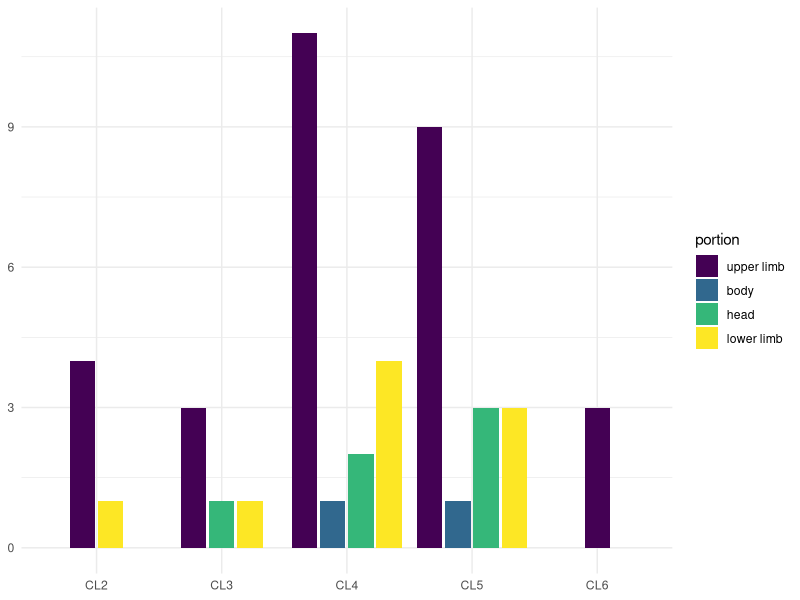
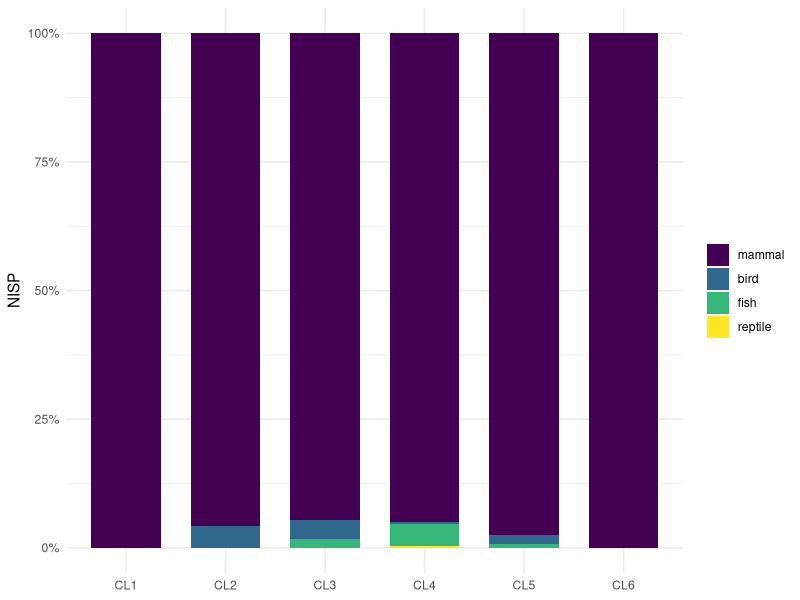
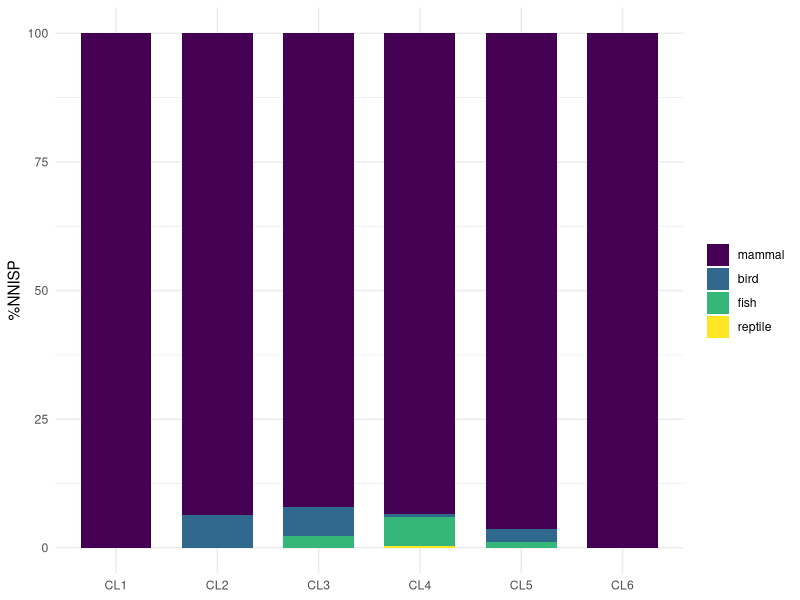
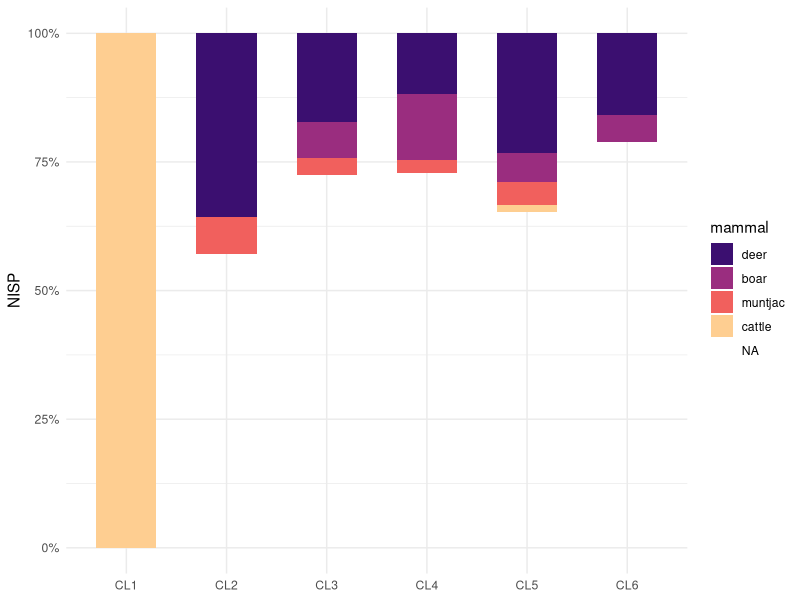
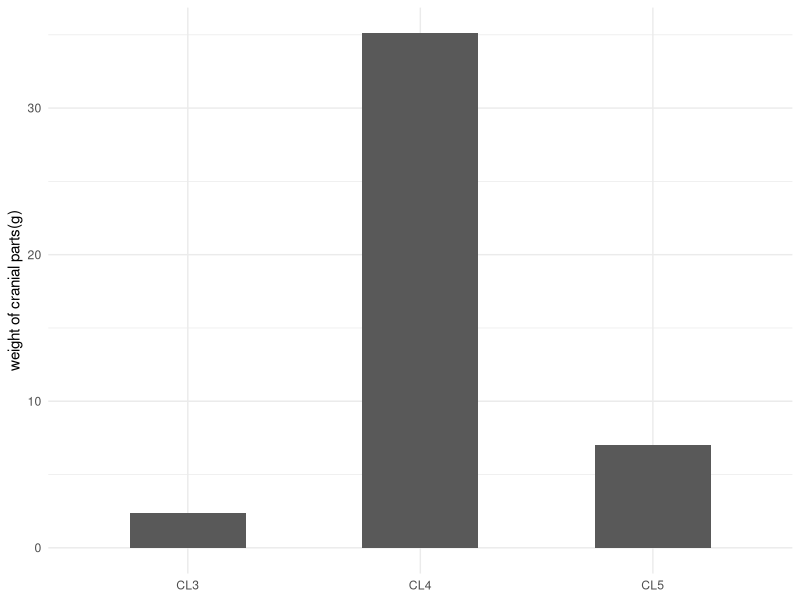

These charts were generated, in order, by the following R code: (Note: this script raises an error after producing the figures.)
library(tidyverse)
# read data
kwl_fauna <- readxl::read_excel(here::here("analysis","data","raw_data","KWL_faunal_P.xlsx"), sheet = 1,
                                col_types = "text")

kwl_fauna_HM <- readxl::read_excel(here::here("analysis","data","raw_data","KWL_faunal_HM.xlsx"), sheet = 1,
                                   col_types = "text")

kwl_fauna_broken <- readxl::read_excel(here::here("analysis","data","raw_data","broken_fauna.xlsx"), sheet = 1,
                                   col_types = "text")

sample_p <- readr::read_csv(here::here("analysis", "data", "raw_data", "kwl-list-of-sampling-squares.csv"))

kwl_chro_6 <- readxl::read_excel(here::here("analysis", "data", "raw_data", "KWL_chronology.xlsx"), sheet = 5)

# tidy chronological data
kwl_chro_tidy_6 <-
  kwl_chro_6 %>%
  mutate(area = str_sub(Pit, 5, 7), Pit = str_sub(Pit, 1, 4)) %>%
  mutate(area = ifelse(area == "", "ABCD", area)) %>%
  mutate(area = sapply(strsplit(area, ""), paste, collapse= ",")) %>%
  separate_rows(area) %>%
  pivot_longer(cols = starts_with("L"), names_to = "layer", values_to = "period") %>%
  mutate(layer = str_sub(layer, 2, 3)) %>%
  mutate(layer = ifelse(nchar(layer) == 1, paste0("0", layer), layer))

# combine faunal data of cultural layers and temporal sequences
fauna_sam <-
  kwl_fauna %>%
  mutate(Pit = paste(context, pit, sep = "")) %>%
  filter(Pit %in% sample_p$the_sq) %>%
  filter(componant == "上文化層" &!layer == "00") %>% #remove sc
  #filter(!str_detect(`總報告類別`, "[[:punct:]]+|[0-9]+")) %>%
  mutate(area = ifelse(is.na(area), "C", area)) %>% # assign an area to the blanks, which won't change the results
  left_join(kwl_chro_tidy_6, by = c("Pit" = "Pit", "layer" = "layer", "area" = "area"))

# combine faunal data of middens and temporal sequences
fauna_H_sam <-
  kwl_fauna_HM %>%
  select(-`空間號`, -`層   位`) %>%
  mutate(Pit = paste("P", pit, sep = "")) %>%
  filter(Pit %in% sample_p$the_sq) %>%
  filter(componant == "上文化層") %>%
  left_join(kwl_chro_tidy_6, by = c("Pit" = "Pit", "layer" = "layer", "area" = "area"))

# combine and tidy data from midden and cultural layers
fauna_combined_context <-
  rbind(fauna_sam, fauna_H_sam) %>% # combine the two datasets
  filter(!`部位/名稱` %in% c("角","犄角","角?")) %>%  #not associated with diet
  filter(!`部位/名稱`== "角基部"|!is.na(`部位/左右`)) %>% # associated with cranial parts
  mutate(`重量(g)` = as.numeric(`重量(g)`)) %>%
  group_by(taxa) %>%
  mutate(`Weight (g)` = sum(`重量(g)`, na.rm = T)) %>%
  ungroup() %>%
  mutate(period = factor(period, levels = c("CL1","CL2","CL3","CL4","CL5","CL6"), order = T)) %>%
  mutate(category = case_when(str_detect(animal, "e deer") ~ "deer", str_detect(animal, "fish") ~ "fish",
                              str_detect(animal, "cattle")|str_detect(animal, "buffalo")~ "cattle",
                              animal == "aves" ~ "bird", TRUE ~ animal)) %>%
  mutate(class = case_when(str_detect(taxa, "muntjac")|str_detect(taxa, "ammal")|str_detect(taxa, "erv")|
                           str_detect(taxa, "Sus")|str_detect(taxa, "Rattus")|str_detect(taxa, "Rusa")|
                           str_detect(taxa, "Bos")|str_detect(taxa, "Bubalus")~ "mammal",
                           str_detect(category, "fish") ~ "fish", str_detect(category, "bird") ~ "bird",
                           TRUE ~ "reptile")) %>%
  mutate(`部位/左右` = case_when(`部位/左右` == "Ｌ" ~ "L", `部位/左右` == "Ｒ" ~ "R", TRUE ~ `部位/左右`)) %>%
  mutate(category = fct_relevel(category, "deer","boar","muntjac","cattle","rat","bird","fish","turtle")) %>%
  mutate(modify = case_when(str_detect(`人為痕跡`, "切")|str_detect(`人為痕跡`, "削")|
                            str_detect(`人為痕跡`, "砍")~ "cutmarks",
                            str_detect(`人為痕跡`, "火")|str_detect(`人為痕跡`, "燒")~ "burn", TRUE ~ "no")) %>%
  filter(is.na(refitted)) # for NISP

# taxa counts
fauna_combined_taxa <-
  fauna_combined_context %>%
  count(taxa, `Weight (g)`) %>%
  mutate(taxa = str_replace(taxa, "cervidae", "cervid")) %>%
  mutate(taxa = case_when(str_detect(taxa, "mm") ~ paste("Unidentified", tolower(taxa), sep =" "),
                          TRUE ~ taxa)) %>%
  mutate(`Common name` = case_when(str_detect(taxa, "Cer") ~ "Sika deer", str_detect(taxa, "Bub") ~ "Water buffalo",
                                   str_detect(taxa, "Rus") ~ "Sambar deer", str_detect(taxa, "Ree") ~ "Muntjac",
                                   str_detect(taxa, "Sus") ~ "Boar", str_detect(taxa, "Bos") ~ "Yellow cattle",
                                   str_detect(taxa, "Rat") ~ "Rat", str_detect(taxa, "Pli") ~ "Catfish",
                                   str_detect(taxa, "Act") ~ "Ray-finned fish", str_detect(taxa, "Tes") ~ "Turtle",
                                   str_detect(taxa, "cervid") ~ "Deer family")) %>%
  mutate(group = case_when(str_detect(`Common name`, "deer") ~ 1, str_detect(`Common name`, "Deer") ~ 2,
                           str_detect(taxa, "Sus") ~ 3, str_detect(taxa, "Bub")|str_detect(taxa, "Bos") ~ 4,
                           str_detect(taxa, "munt") ~ 5, str_detect(taxa, "Rat") ~ 6, str_detect(`Common name`, "fish") ~ 7,
                           str_detect(taxa, "Tes") ~ 8, str_detect(taxa, "Ave") ~ 9, str_detect(taxa, "large m") ~ 10,
                           str_detect(taxa, "medium m") ~ 11, TRUE ~ 12)) %>%
  mutate(`Common name` = as.factor(`Common name`)) %>%
  group_by(group) %>%
  arrange(desc(`Weight (g)`), .by_group = TRUE) %>%
  ungroup () %>%
  rename(Taxon = taxa, NISP = n) %>%
  select(Taxon, `Common name`,  NISP, `Weight (g)`) %>%
  bind_rows(summarise(., across(where(is.numeric), sum), across(where(is.character), ~"Total"))) %>%
  mutate(`Common name`= ifelse(is.na(`Common name`)|`Common name` == "Total", "-", `Common name`))

# calculate MNI
fauna_combined_MNI <-
  fauna_combined_context %>%
  filter(!is.na(`部位/左右`)) %>%
  count(`部位/左右`, category, `部位/名稱`)

################### ubiquity ###################
# calculate the number of units for each cultural layers
kwl_unit_per_period <-
  kwl_chro_6 %>%
  mutate(all = pmap_chr(select(., -Pit, -Grid), ~toString(unique(na.omit(c(...)))))) %>%  # unite and remove duplicates
  mutate(unit = str_extract(Pit, "[A-Z]+[0-9]{3}")) %>%
  distinct(unit, .keep_all = TRUE) %>%
  mutate(CL1 = ifelse(str_detect(all, "CL1"), unit, NA)) %>%
  mutate(CL2 = ifelse(str_detect(all, "CL2"), unit, NA)) %>%
  mutate(CL3 = ifelse(str_detect(all, "CL3"), unit, NA)) %>%
  mutate(CL4 = ifelse(str_detect(all, "CL4"), unit, NA)) %>%
  mutate(CL5 = ifelse(str_detect(all, "CL5"), unit, NA)) %>%
  mutate(CL6 = ifelse(str_detect(all, "CL6"), unit, NA))

# count the units by cultural layers for later join
unit_by_period <-
  data.frame(unit_count = colSums(!is.na(kwl_unit_per_period))) %>%
  slice_tail(n = 6) %>%
  tibble::rownames_to_column("period")

# ubiquity of taxa from the 40 units by temporal sequences
fauna_ubiquity <-
  fauna_combined_context %>%
  select(Pit, layer, category, `重量(g)`, period, taxa) %>%
  count(period, Pit, category) %>%
  count(period, category) %>%
  drop_na(period, category) %>%
  left_join(unit_by_period) %>% # join the unit counts for each period
  mutate(ubiquity = paste(round(n/unit_count *100, 2), "%")) %>%
  select(-n, -unit_count) %>%
  pivot_wider(names_from = period, values_from = ubiquity) %>%
  arrange(category)

################### Taxonomic abundance ###################
# barplot I: classes of vertebrates by period (NISP)
verte_class_barplot <-
  fauna_combined_context %>%
  drop_na(period, class) %>%
  group_by(period) %>%
  mutate(class = factor(class, levels = c("mammal", "bird", "fish", "reptile"), ordered = TRUE)) %>%
  ggplot(aes(x = period, fill = class))+
  geom_bar(position = "fill", width = 0.7) + #position_dodge2(preserve = "single")
  labs(y = "NISP", x = NULL) +
  scale_y_continuous(labels = scales::percent) +
  theme_minimal() +
  theme(legend.title=element_blank())

# barplot II: classes of vertebrates by period (normed NISP across classes)
verte_class_barplot_normed <-
  fauna_combined_context %>%
  count(period, class) %>% #class
  drop_na(period, class) %>%
  mutate(NNISP = case_when(str_detect(class, "mammal") ~ n/205,
                           str_detect(class, "bird") ~ n/130,
                           str_detect(class, "fish") ~ n/150,
                           str_detect(class, "reptile") ~ n/200)) %>%
  mutate(class = factor(class, levels = c("mammal", "bird", "fish", "reptile"), ordered = TRUE)) %>%
  group_by(period) %>%
  summarise(total_per_period = sum(NNISP), across()) %>%
  mutate(`%NNISP` = (NNISP/total_per_period)*100) %>%
  ggplot(aes(x = period, y = `%NNISP`))+
  geom_bar(stat = "identity", aes(fill = class), width = 0.7) +
  labs(y = "%NNISP", x = NULL) +
  theme_minimal() +
  theme(legend.title=element_blank())

# barplot III: relative abundance of mammals by period
library(viridis)
verte_mammal_barplot <-
  fauna_combined_context %>%
  filter(class == "mammal" &!category == "rat") %>%
  drop_na(period, category) %>% # remove category to get absolute abundance
  mutate(category = factor(category, levels = c("deer", "boar", "muntjac", "cattle"), ordered = TRUE)) %>%
  ggplot(aes(x = period, fill = category))+
  geom_bar(position = "fill", width = 0.6) +
  labs(y = "NISP", x = NULL) +
  scale_y_continuous(labels = scales::percent) +
  theme_minimal() +
  scale_fill_viridis_d(option="magma", begin = 0.2, end = 0.9,) +
  guides(fill= guide_legend(title="mammal"))

#ggsave(here::here("analysis", "figures", ".png"), h = 3, w =5, units = "in")

################### Skeletal part ###################
fauna_deer_only <-
  fauna_combined_context %>%
  filter(category %in% c("deer") & !is.na(period))

deer_elements <-
  fauna_deer_only %>%
  filter(!is.na(`部位/名稱`)) %>%
  count(`部位/名稱`) #distinct

fauna_deer_portion <-
  fauna_deer_only %>%
  mutate(portion = case_when(
    `部位/名稱` %in% c("胸椎","腰椎","頸椎","第二頸椎","脊椎","肋骨","薦骨","胸骨") ~ "mid-meaty\n(body)",
    `部位/名稱` %in% c("肩胛骨","肱骨","尺骨","橈骨","脛骨","髖骨","股骨","肱或股骨","上肢骨") ~ "meaty\n(upper limb)",
    `部位/名稱` %in% c("掌骨","掌骨或蹠骨","蹠骨","跗骨","趾骨","腕骨","跟骨","astragalus","第1趾骨","第2趾骨","第3趾骨") ~ "non-meaty\n(lower limb)",
    `部位/名稱` %in% c("上顎骨","上顎及齒","上顎齒","下顎及齒","下顎骨","下顎齒","臼齒","枕骨","頭骨",
                       "顱骨","齒","角基部") ~ "non-meaty\n(cranial parts)"))

weight_head <-
fauna_deer_portion %>%
  mutate(`重量(g)` = as.numeric(`重量(g)`)) %>%
  filter(portion == "non-meaty\n(cranial parts)") %>%
  group_by(period) %>%
  summarise(weight = sum(`重量(g)`, na.rm = T)) %>%
  filter(!is.na(period)) %>%
  ggplot(aes(x= period, y=weight,  width=0.5)) +
  geom_bar(stat="identity")+
  labs(x= NULL, y= "weight of cranial parts(g)") +
  theme_minimal()

deer_portion_plot <-
  fauna_deer_portion %>%
  select(period, portion, animal) %>%
  drop_na() %>%
  count(period, portion) %>%
  mutate(period = factor(period, levels = c("CL1","CL2","CL3","CL4","CL5","CL6"))) %>% #ordered = TRUE
  ggplot(aes(period, n, fill = portion)) + #fill = portion
  geom_bar(stat = "identity",
           position = position_dodge2(preserve = "single"), widtg = 0.6) + #stat = "identity", position = "fill"
  #facet_wrap(~taxa) +
  labs(x = NULL, y = NULL) +
  guides(fill= guide_legend(title="portion"))+
  scale_fill_viridis_d(labels=c('upper limb', 'body', 'head','lower limb'))+
  #scale_fill_discrete(breaks=c("body\n(mid-meaty)", "upper limb\n(meaty)", "lower limb\n(meaty)","cranial elements(none-meaty)")) +
  theme_minimal()

#ggsave(here::here("analysis", "figures", "talk-fauna-2.png"), h = 4, w =4, units = "in")

library(cowplot)
plot_grid(fauna_mammal_barplot, deer_portion_plot,
          labels = c('A', 'B'), rel_widths = c(1.3, 1), label_size = 12)

#ggsave(here::here("analysis", "figures", "talk-fauna.png"), h = 4, w =9, units = "in")

################### fragmentation #######################
# calculate MNE
deer_MNE <-
  fauna_deer_only  %>%
  filter(!is.na(`部位/左右`)&is.na(overlap)) %>% #remove overlapped fragments
  count(period,`部位/左右`,`部位/名稱`,`部位/位置`) %>%
  group_by(period) %>%
  summarise(MNE = sum(n), across())

deer_NISP <-
  fauna_deer_only %>%
  count(period) %>%
  rename(NISP = n)

frag_index <-
  left_join(deer_MNE, deer_NISP) %>%
  mutate(index = MNE/NISP)

# broken bones(all taxa)
fauna_broken <-
  kwl_fauna_broken %>%
  mutate(Pit = paste(context,pit, sep = "")) %>%
  filter(Pit %in% sample_p$the_sq) %>%
  filter(!layer == "00") %>% #remove sc
  mutate(area = ifelse(is.na(section), "A", section)) %>%
  mutate(`重量(g)` = as.numeric(`重量(g)`)) %>%
  left_join(kwl_chro_tidy_6) %>%
         #   by = c("Pit" = "Pit", "layer" = "layer", "area" = "area")) %>%
  group_by(period) %>%
  summarise(weight = sum(`重量(g)`)) %>%
  filter(!is.na(period))

fauna_broken_plot <-
  fauna_broken %>%
  mutate(period = factor(period, levels = c("CL1","CL2","CL3","CL4","CL5","CL6"), order = T)) %>%
  ggplot(aes(x= period, y=weight,  width=0.5)) +
  geom_bar(stat="identity")+
  labs(x= NULL, y = "weight(g)") +
  #scale_y_continuous(breaks = seq(0, 90, by = 10)) +
  theme_minimal()

#ggsave(here::here("analysis", "figures", "talk-fauna-6.png"), h = 2, w =4, units = "in")

################### Cutmarks ###################
# count cutmarks throughout all taxa
fauna_total_cut <-
  fauna_combined_context %>%
  filter(modify == "cutmarks") %>%
  group_by(taxa, period) %>%
  count() %>%
  rename(`NISP with cutmarks` = n) %>%
  drop_na(period, taxa)

# cutmarks on deer bones
fauna_deer_joints <-
  fauna_deer_portion  %>%
  mutate(joint = case_when(`部位/名稱` %in% c( "肩胛骨") ~ "shoulder",
                             `部位/名稱` %in% c("橈骨","尺骨","肱骨") ~ "elbow",
                             `部位/名稱` %in% c("掌骨","腕骨") ~ "wrist", #"掌骨或蹠骨"
                             `部位/名稱` %in% c("髖骨","股骨","薦骨") ~ "hip",
                             `部位/名稱` %in% c("脛骨") ~ "knee",
                             `部位/名稱` %in% c("蹠骨", "跟骨", "附骨", "astragalus") ~ "ankle")) #"蹠骨(或掌骨)"

# deer joints with cutmarks
fauna_deer_cut <-
  fauna_deer_joints %>%
  filter(modify == "cutmarks") %>%
  group_by(period, joint, cutmarks) %>%
  count() %>%
  rename(`NISP with cutmarks` = n) %>%
  drop_na()

# deer bones by portion in total
fauna_deer_NNISP <-
  fauna_deer_joints %>%
  group_by(period, joint) %>%
  count() %>%
  left_join(fauna_deer_cut) %>%
  rename(NISP = n) %>%
  drop_na() %>%
  #mutate_all(funs(ifelse(is.na(.), 0, .))) %>%
  mutate(proportion = round(`NISP with cutmarks`/NISP, 2), NNISP = NISP/2) %>%
  group_by(period) %>%
  mutate(`%NNISP` = round(NNISP/sum(NNISP), 2)) %>%
  mutate(cut_percent = `%NNISP` * proportion)

# plot
deer_cut <-
  ggplot(fauna_deer_NNISP, aes(x = period, y = proportion,
         fill = factor(joint, levels = (c("shoulder","elbow","wrist","hip","knee","ankle"))))) +
  geom_bar(stat = "identity", position = position_dodge2(preserve = "single")) +
  scale_color_discrete(breaks=c("CL1", "CL2", "CL3", "CL4", "CL5", "CL6")) +
  labs(x = NULL, y = "joints with cutmarks (%NNISP)") +
  guides(fill= guide_legend(title="joints"))+
  scale_fill_viridis_d(labels=c("shoulder","elbow","wrist","hip","knee","ankle")) +
  theme_minimal()
  #theme(legend.position = "none")

ggsave(here::here("analysis", "figures", "talk-fauna-3.png"), h = 4, w =4.5, units = "in")

# t-test (for two groups only)
res <- t.test(cut_percent ~ period, data = fauna_deer_NNISP)

################### Cutmarks related to skinning ###################
# Skeletal elements related to skinning
deerskin_portion <-
  fauna_deer_only %>%
  mutate(skinning_cut = case_when(str_detect(.$`部位/名稱`, "掌骨")|
                                  str_detect(.$`部位/名稱`, "蹠骨") ~ "metapodials",
                                  str_detect(.$`部位/名稱`, "腕骨")|
                                  str_detect(.$`部位/名稱`, "跗骨") ~ "carpal/tarsal",
                                  str_detect(.$`部位/名稱`, "趾骨") ~ "phalanges",
                                  str_detect(.$`部位/名稱`, "頸椎")|
                                  str_detect(.$`部位/名稱`, "枕骨")|
                                  str_detect(.$`部位/名稱`, "薦骨") ~ "neck/tail regions",
                                  TRUE ~ "others"))
  #filter(!`人為痕跡` %in% c("火燒"))

# NISP for skeletal elements related to skinning
deerskin_portion_NISP <-
  deerskin_portion %>%
  filter(!skinning_cut == "others") %>%
  group_by(period, skinning_cut) %>%
  count() %>%
  rename(NISP_skin_bone = n) %>%
  drop_na()

# plot bones associated with hide removal processes
deer_skinning_related <-
  deerskin_portion_NISP %>%
  ggplot(aes(x = period, y = NISP_skin_bone , fill = skinning_cut)) +
  scale_color_discrete(breaks=c("CL1", "CL2", "CL3", "CL4", "CL5", "CL6")) +
  geom_bar(stat = "identity", position = position_dodge2(preserve = "single")) +
  labs(x = NULL, y = "NISP") +
  scale_fill_viridis_d(labels=c('carpal/\ntarsal', 'metapodials', 'phalanges','neck/\ntail regions')) +
  theme_minimal()

# NISP with circular and straight cutmarks
deerskin_portion_NISP_cut <-
  deerskin_portion %>%
  filter(str_detect(`人為痕跡`, "切")) %>%
  group_by(period, skinning_cut) %>%
  count() %>%
  left_join(deerskin_portion_NISP) %>%
  drop_na() %>%
  mutate(proportion = n/NISP_skin_bone)

# plot the proportion of skinning bones with cutmarks
deer_cut_skinning <-
  deerskin_portion_NISP_cut %>%
  ggplot(aes(x = period, y = proportion , fill = skinning_cut)) +
  scale_color_discrete(breaks=c("CL1", "CL2", "CL3", "CL4", "CL5", "CL6")) +
  geom_bar(stat = "identity", position = position_dodge2(preserve = "single")) +
  labs(x = NULL, y = "%NISP") +
  scale_fill_viridis_d(labels=c('carpal/\ntarsal', 'metapodials', 'phalanges','neck/\ntail regions')) +
  theme_minimal()

ggsave(here::here("analysis", "figures", "talk-fauna-5.png"), h = 3, w =5, units = "in")

# combine
plot_grid(deer_cut, deer_cut_skinning,
          labels = c('A', 'B'), rel_widths = c(1, 1.55), label_size = 12)

ggsave(here::here("analysis", "figures", "deer-cut.png"), h = 4, w =8, units = "in")

# t-test
res <- t.test(cut_percent ~ period, data = fauna_deer_skin_NNISP)

###############modification################
# burn bones
burnbone_deer <-
  fauna_deer_only %>%
  filter(modify == "burn") %>%
  count(period) %>%
  rename(burn = n)

# bones with cutmarks
cutmarks_deer <-
  fauna_deer_only %>%
  filter(modify == "cutmarks") %>%
  count(period) %>%
  rename(cutmarks = n)

# NISP per period
fauna_deer_only_NISP <-
  fauna_deer_only %>%
  count(period) %>%
  rename(NISP = n)

# join
deer_modify<-
  fauna_deer_only_NISP %>%
  left_join(cutmarks_deer) %>%
  left_join(burnbone_deer)
